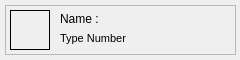
<?xml version="1.0" encoding="UTF-8"?>
<ui version="4.0">
 <class>FormToolList</class>
 <widget class="QWidget" name="FormToolList">
  <property name="geometry">
   <rect>
    <x>0</x>
    <y>0</y>
    <width>240</width>
    <height>60</height>
   </rect>
  </property>
  <property name="windowTitle">
   <string>Form</string>
  </property>
  <widget class="QLabel" name="label_name">
   <property name="geometry">
    <rect>
     <x>60</x>
     <y>10</y>
     <width>151</width>
     <height>17</height>
    </rect>
   </property>
   <property name="text">
    <string>Name : </string>
   </property>
  </widget>
  <widget class="QFrame" name="frame_border">
   <property name="geometry">
    <rect>
     <x>5</x>
     <y>5</y>
     <width>231</width>
     <height>50</height>
    </rect>
   </property>
   <property name="frameShape">
    <enum>QFrame::StyledPanel</enum>
   </property>
   <property name="frameShadow">
    <enum>QFrame::Raised</enum>
   </property>
  </widget>
  <widget class="QLabel" name="label_type_number">
   <property name="geometry">
    <rect>
     <x>60</x>
     <y>30</y>
     <width>151</width>
     <height>17</height>
    </rect>
   </property>
   <property name="font">
    <font>
     <pointsize>8</pointsize>
    </font>
   </property>
   <property name="text">
    <string>Type Number</string>
   </property>
  </widget>
  <widget class="QLabel" name="label_icon">
   <property name="geometry">
    <rect>
     <x>10</x>
     <y>10</y>
     <width>40</width>
     <height>40</height>
    </rect>
   </property>
   <property name="frameShape">
    <enum>QFrame::Box</enum>
   </property>
   <property name="text">
    <string/>
   </property>
  </widget>
  <zorder>frame_border</zorder>
  <zorder>label_name</zorder>
  <zorder>label_type_number</zorder>
  <zorder>label_icon</zorder>
 </widget>
 <resources/>
 <connections/>
</ui>
